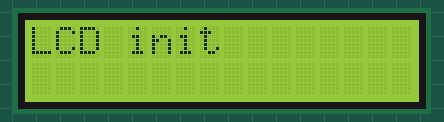
Simulated run of this sketch. Board: Arduino Uno, built with avr-gcc and run on an emulated ATmega328P. On the bench: 16×2 character LCD.

Above: at 0.1 s.
At 2.1 s:
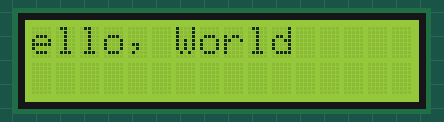
At 5.1 s:
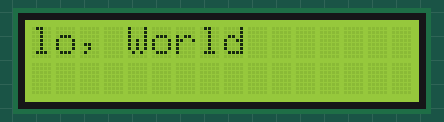
At 9.6 s:
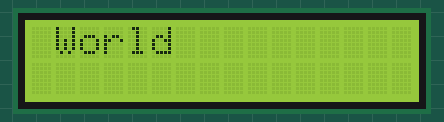
At 17.1 s:
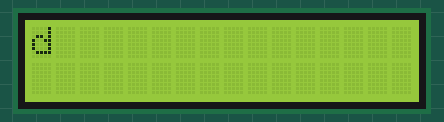
At 38.2 s:
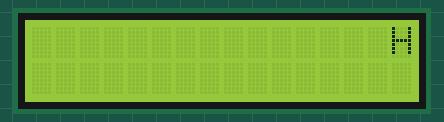

Measured:
- what the display in image 1 shows lasts 1.5 s, from 2.1 s to 3.6 s

The sketch:

week04.ino
```cpp
#include <Wire.h>
#include <LiquidCrystal_I2C.h>

LiquidCrystal_I2C lcd(0x27, 16, 2); // 주소가 0x27로 설정된 LCD

void setup()
{
  lcd.init(); // LCD 초기화
  lcd.backlight(); // 백라이트 켜기
  lcd.print("LCD init");
  delay(2000);
  lcd.clear();
}

void loop()
{
  lcd.setCursor(0, 0); // 커서 위치 설정
  lcd.print("Hello, World");

  for(int position = 0; position < 16; position++){
    lcd.scrollDisplayLeft(); // 왼쪽으로 스크롤
    delay(1500); // 스크롤 속도 조정
  }
}
```
